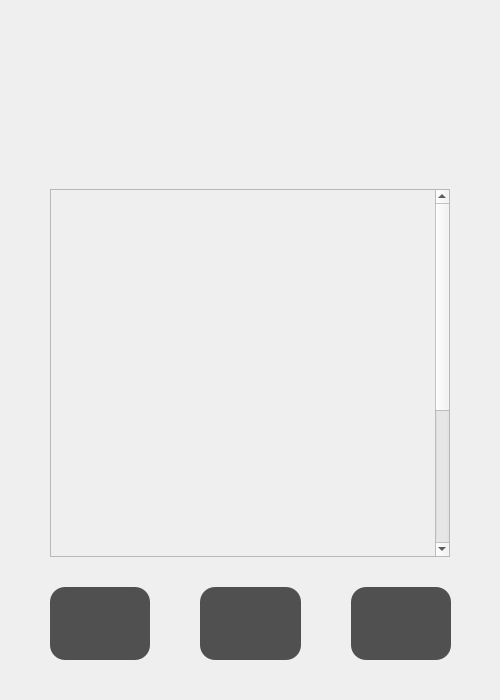
<?xml version="1.0" encoding="UTF-8"?>
<ui version="4.0">
 <class>MainMenuScene</class>
 <widget class="QWidget" name="MainMenuScene">
  <property name="geometry">
   <rect>
    <x>0</x>
    <y>0</y>
    <width>500</width>
    <height>700</height>
   </rect>
  </property>
  <property name="windowTitle">
   <string>消灭病毒</string>
  </property>
  <widget class="QWidget" name="verticalLayoutWidget_2">
   <property name="geometry">
    <rect>
     <x>0</x>
     <y>-1</y>
     <width>501</width>
     <height>701</height>
    </rect>
   </property>
   <layout class="QVBoxLayout" name="base" stretch="0,1,0,3,1,0">
    <property name="spacing">
     <number>0</number>
    </property>
    <item>
     <spacer name="verticalSpacer_2">
      <property name="orientation">
       <enum>Qt::Vertical</enum>
      </property>
      <property name="sizeHint" stdset="0">
       <size>
        <width>20</width>
        <height>20</height>
       </size>
      </property>
     </spacer>
    </item>
    <item alignment="Qt::AlignHCenter">
     <widget class="QLabel" name="label">
      <property name="sizePolicy">
       <sizepolicy hsizetype="Expanding" vsizetype="Expanding">
        <horstretch>0</horstretch>
        <verstretch>0</verstretch>
       </sizepolicy>
      </property>
      <property name="minimumSize">
       <size>
        <width>400</width>
        <height>150</height>
       </size>
      </property>
      <property name="maximumSize">
       <size>
        <width>400</width>
        <height>150</height>
       </size>
      </property>
      <property name="styleSheet">
       <string notr="true">border-image:url(:/img/images/title.png);</string>
      </property>
      <property name="text">
       <string/>
      </property>
      <property name="textFormat">
       <enum>Qt::AutoText</enum>
      </property>
      <property name="alignment">
       <set>Qt::AlignCenter</set>
      </property>
     </widget>
    </item>
    <item>
     <spacer name="verticalSpacer">
      <property name="orientation">
       <enum>Qt::Vertical</enum>
      </property>
      <property name="sizeHint" stdset="0">
       <size>
        <width>20</width>
        <height>20</height>
       </size>
      </property>
     </spacer>
    </item>
    <item alignment="Qt::AlignHCenter">
     <widget class="QScrollArea" name="scrollArea">
      <property name="minimumSize">
       <size>
        <width>400</width>
        <height>0</height>
       </size>
      </property>
      <property name="maximumSize">
       <size>
        <width>400</width>
        <height>16777215</height>
       </size>
      </property>
      <property name="styleSheet">
       <string notr="true"/>
      </property>
      <property name="widgetResizable">
       <bool>true</bool>
      </property>
      <widget class="QWidget" name="scrollAreaWidgetContents">
       <property name="geometry">
        <rect>
         <x>0</x>
         <y>0</y>
         <width>377</width>
         <height>600</height>
        </rect>
       </property>
       <property name="minimumSize">
        <size>
         <width>300</width>
         <height>600</height>
        </size>
       </property>
       <property name="maximumSize">
        <size>
         <width>400</width>
         <height>16777215</height>
        </size>
       </property>
       <property name="styleSheet">
        <string notr="true"/>
       </property>
       <widget class="QWidget" name="verticalLayoutWidget">
        <property name="geometry">
         <rect>
          <x>10</x>
          <y>10</y>
          <width>361</width>
          <height>651</height>
         </rect>
        </property>
        <layout class="QVBoxLayout" name="verticalLayout">
         <property name="sizeConstraint">
          <enum>QLayout::SetMaximumSize</enum>
         </property>
        </layout>
       </widget>
      </widget>
     </widget>
    </item>
    <item>
     <layout class="QHBoxLayout" name="horizontalLayout">
      <property name="spacing">
       <number>50</number>
      </property>
      <property name="leftMargin">
       <number>50</number>
      </property>
      <property name="topMargin">
       <number>25</number>
      </property>
      <property name="rightMargin">
       <number>50</number>
      </property>
      <property name="bottomMargin">
       <number>15</number>
      </property>
      <item>
       <widget class="QLabel" name="label_2">
        <property name="sizeIncrement">
         <size>
          <width>10</width>
          <height>10</height>
         </size>
        </property>
        <property name="baseSize">
         <size>
          <width>10</width>
          <height>10</height>
         </size>
        </property>
        <property name="font">
         <font>
          <pointsize>12</pointsize>
          <bold>true</bold>
         </font>
        </property>
        <property name="styleSheet">
         <string notr="true">.QLabel{
background-image: url(:img/images/about.png);
background-position: center;
background-repeat: no-repeat;
background-color:#aa000000;
border-radius: 15px;
color: transparent;
margin-top: 5px;
margin-bottom: 5px;
margin-right: 0px;
margin-left: 0px;
}
.QLabel:hover{
background-color:#50000000;
color: white;
text-align: center;
}
</string>
        </property>
        <property name="text">
         <string>关于</string>
        </property>
        <property name="alignment">
         <set>Qt::AlignCenter</set>
        </property>
       </widget>
      </item>
      <item>
       <widget class="QLabel" name="label_4">
        <property name="font">
         <font>
          <pointsize>12</pointsize>
          <bold>true</bold>
         </font>
        </property>
        <property name="styleSheet">
         <string notr="true">.QLabel{
background-image: url(:img/images/book.png);
background-position: center;
background-repeat: no-repeat;
background-color:#aa000000;
border-radius: 15px;
color: transparent;
margin-top: 5px;
margin-bottom: 5px;
margin-right: 0px;
margin-left: 0px;
}
.QLabel:hover{
background-color:#50000000;
color: white;
text-align: center;
}
</string>
        </property>
        <property name="text">
         <string>图鉴</string>
        </property>
        <property name="alignment">
         <set>Qt::AlignCenter</set>
        </property>
       </widget>
      </item>
      <item>
       <widget class="QLabel" name="label_3">
        <property name="palette">
         <palette>
          <active>
           <colorrole role="WindowText">
            <brush brushstyle="SolidPattern">
             <color alpha="0">
              <red>0</red>
              <green>0</green>
              <blue>0</blue>
             </color>
            </brush>
           </colorrole>
           <colorrole role="Button">
            <brush brushstyle="SolidPattern">
             <color alpha="170">
              <red>0</red>
              <green>0</green>
              <blue>0</blue>
             </color>
            </brush>
           </colorrole>
           <colorrole role="Text">
            <brush brushstyle="SolidPattern">
             <color alpha="0">
              <red>0</red>
              <green>0</green>
              <blue>0</blue>
             </color>
            </brush>
           </colorrole>
           <colorrole role="ButtonText">
            <brush brushstyle="SolidPattern">
             <color alpha="0">
              <red>0</red>
              <green>0</green>
              <blue>0</blue>
             </color>
            </brush>
           </colorrole>
           <colorrole role="Base">
            <brush brushstyle="SolidPattern">
             <color alpha="170">
              <red>0</red>
              <green>0</green>
              <blue>0</blue>
             </color>
            </brush>
           </colorrole>
           <colorrole role="Window">
            <brush brushstyle="SolidPattern">
             <color alpha="170">
              <red>0</red>
              <green>0</green>
              <blue>0</blue>
             </color>
            </brush>
           </colorrole>
           <colorrole role="PlaceholderText">
            <brush brushstyle="SolidPattern">
             <color alpha="0">
              <red>0</red>
              <green>0</green>
              <blue>0</blue>
             </color>
            </brush>
           </colorrole>
          </active>
          <inactive>
           <colorrole role="WindowText">
            <brush brushstyle="SolidPattern">
             <color alpha="0">
              <red>0</red>
              <green>0</green>
              <blue>0</blue>
             </color>
            </brush>
           </colorrole>
           <colorrole role="Button">
            <brush brushstyle="SolidPattern">
             <color alpha="170">
              <red>0</red>
              <green>0</green>
              <blue>0</blue>
             </color>
            </brush>
           </colorrole>
           <colorrole role="Text">
            <brush brushstyle="SolidPattern">
             <color alpha="0">
              <red>0</red>
              <green>0</green>
              <blue>0</blue>
             </color>
            </brush>
           </colorrole>
           <colorrole role="ButtonText">
            <brush brushstyle="SolidPattern">
             <color alpha="0">
              <red>0</red>
              <green>0</green>
              <blue>0</blue>
             </color>
            </brush>
           </colorrole>
           <colorrole role="Base">
            <brush brushstyle="SolidPattern">
             <color alpha="170">
              <red>0</red>
              <green>0</green>
              <blue>0</blue>
             </color>
            </brush>
           </colorrole>
           <colorrole role="Window">
            <brush brushstyle="SolidPattern">
             <color alpha="170">
              <red>0</red>
              <green>0</green>
              <blue>0</blue>
             </color>
            </brush>
           </colorrole>
           <colorrole role="PlaceholderText">
            <brush brushstyle="SolidPattern">
             <color alpha="0">
              <red>0</red>
              <green>0</green>
              <blue>0</blue>
             </color>
            </brush>
           </colorrole>
          </inactive>
          <disabled>
           <colorrole role="WindowText">
            <brush brushstyle="SolidPattern">
             <color alpha="0">
              <red>0</red>
              <green>0</green>
              <blue>0</blue>
             </color>
            </brush>
           </colorrole>
           <colorrole role="Button">
            <brush brushstyle="SolidPattern">
             <color alpha="170">
              <red>0</red>
              <green>0</green>
              <blue>0</blue>
             </color>
            </brush>
           </colorrole>
           <colorrole role="Text">
            <brush brushstyle="SolidPattern">
             <color alpha="0">
              <red>0</red>
              <green>0</green>
              <blue>0</blue>
             </color>
            </brush>
           </colorrole>
           <colorrole role="ButtonText">
            <brush brushstyle="SolidPattern">
             <color alpha="0">
              <red>0</red>
              <green>0</green>
              <blue>0</blue>
             </color>
            </brush>
           </colorrole>
           <colorrole role="Base">
            <brush brushstyle="SolidPattern">
             <color alpha="170">
              <red>0</red>
              <green>0</green>
              <blue>0</blue>
             </color>
            </brush>
           </colorrole>
           <colorrole role="Window">
            <brush brushstyle="SolidPattern">
             <color alpha="170">
              <red>0</red>
              <green>0</green>
              <blue>0</blue>
             </color>
            </brush>
           </colorrole>
           <colorrole role="PlaceholderText">
            <brush brushstyle="SolidPattern">
             <color alpha="0">
              <red>0</red>
              <green>0</green>
              <blue>0</blue>
             </color>
            </brush>
           </colorrole>
          </disabled>
         </palette>
        </property>
        <property name="font">
         <font>
          <family>Microsoft YaHei UI</family>
          <pointsize>12</pointsize>
          <bold>true</bold>
         </font>
        </property>
        <property name="layoutDirection">
         <enum>Qt::LeftToRight</enum>
        </property>
        <property name="styleSheet">
         <string notr="true">.QLabel{
background-image: url(:img/images/save.png);
background-position: center;
background-repeat: no-repeat;
background-color:#aa000000;
border-radius: 15px;
color: transparent;
margin-top: 5px;
margin-bottom: 5px;
margin-right: 0px;
margin-left: 0px;
}
.QLabel:hover{
background-color:#50000000;
color: white;
text-align: center;
}
</string>
        </property>
        <property name="text">
         <string>存档</string>
        </property>
        <property name="alignment">
         <set>Qt::AlignCenter</set>
        </property>
       </widget>
      </item>
     </layout>
    </item>
    <item>
     <spacer name="verticalSpacer_4">
      <property name="orientation">
       <enum>Qt::Vertical</enum>
      </property>
      <property name="sizeHint" stdset="0">
       <size>
        <width>20</width>
        <height>20</height>
       </size>
      </property>
     </spacer>
    </item>
   </layout>
  </widget>
 </widget>
 <resources/>
 <connections/>
</ui>
